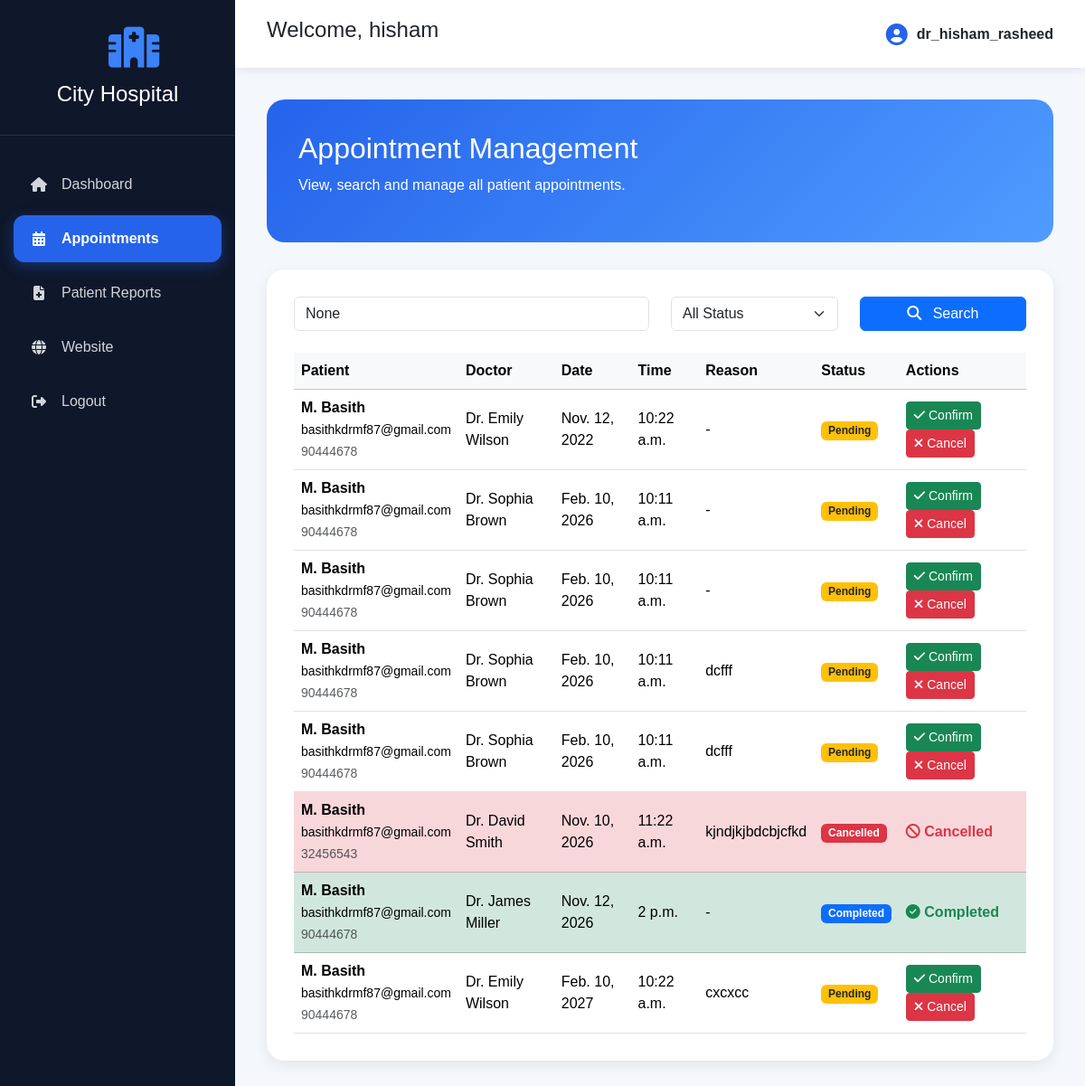
The page /appointments/ (signed in) on the database its author committed.
### student/models.py (models this page shows, shortened)
class CustomUser(AbstractUser):
    ROLE_CHOICES = (
        ('doctor', 'Doctor'),
        ('patient', 'Patient'),
    )
    role = models.CharField(
        max_length=20,
        choices=ROLE_CHOICES
    )

class Booking(models.Model):
    STATUS_CHOICES = (
        ("Pending", "Pending"),
        ("Confirmed", "Confirmed"),
        ("Completed", "Completed"),
        ("Cancelled", "Cancelled"),
    )
    patient_name = models.CharField(max_length=100)
    patient_email = models.EmailField()
    patient_phone = models.CharField(max_length=20)
    doctor = models.ForeignKey(
        Doctors,
        on_delete=models.CASCADE
    )
    appointment_date = models.DateField()
    appointment_time = models.TimeField()
    reason = models.TextField(
        blank=True
    )
    status = models.CharField(
        max_length=20,
        choices=STATUS_CHOICES,
        default="Pending"
    )
    created_at = models.DateTimeField(
        auto_now_add=True
    )

class Doctors(models.Model):
    doc_name = models.CharField(max_length=100)
    doc_spec = models.CharField(max_length=100)
    dep_name = models.ForeignKey(
        Department,
        on_delete=models.CASCADE
    )
    doc_image = models.CharField(
    max_length=100
    )
    experience = models.PositiveIntegerField(default=1)
    qualification = models.CharField(
        max_length=150
    )
    available = models.BooleanField(
        default=True
    )

### student/views.py (the view)
@login_required(login_url="login")
def manage_appointments(request):
    if request.user.role != "doctor":
        return redirect("patient_dashboard")
    appointments = Booking.objects.all().order_by(
        "appointment_date",
        "appointment_time"
    )
    search = request.GET.get("search")
    status = request.GET.get("status")
    if search:
        appointments = appointments.filter(
            Q(patient_name__icontains=search) |
            Q(patient_email__icontains=search) |
            Q(patient_phone__icontains=search)
        )
    if status and status != "All":
        appointments = appointments.filter(
            status=status
        )
    return render(
        request,
        "manage_appointments.html",
        {
            "appointments": appointments,
            "search": search,
            "status": status,
            "active_page": "appointments",
        }
    )

### templates/manage_appointments.html (shortened to what this page needs)
{% extends "dashboard_base.html" %}
{% block content %}
<div class="welcome-card">
    <h2>
        Appointment Management
    </h2>
    <p>
        View, search and manage all patient appointments.
    </p>
</div>
<div class="dashboard-card">
    <form method="GET">
        <div class="row mb-4">
            <div class="col-md-6">
                <input
                    type="text"
                    name="search"
                    value="{{ search }}"
                    class="form-control"
                    placeholder="Search by patient name, email or phone">
            </div>
            <div class="col-md-3">
                <select
                    name="status"
                    class="form-select">
                    <option value="All"
                    {% if not status or status == "All" %}selected{% endif %}>
                        All Status
                    </option>
                </select>
            </div>
            <div class="col-md-3 d-grid">
                <button class="btn btn-primary">
                    <i class="fa-solid fa-magnifying-glass me-2"></i>
                    Search
                </button>
            </div>
        </div>
    </form>
    <div class="table-responsive">
        <table class="table table-hover align-middle">
            <thead class="table-light">
                <tr>
                    <th>Patient</th>
                    <th>Doctor</th>
                    <th>Date</th>
                    <th>Time</th>
                    <th>Reason</th>
                    <th>Status</th>
                    <th>Actions</th>
                </tr>
            </thead>
            <tbody>
            {% for appointment in appointments %}
            <tr
            {% if appointment.status == "Completed" %}
                class="table-success"
            {% elif appointment.status == "Cancelled" %}
                class="table-danger"
            {% elif appointment.status == "Confirmed" %}
                class="table-info"
            {% endif %}
            >
                <td>
                    <strong>
                        {{ appointment.patient_name }}
                    </strong>
                    <br>
                    <small>
                        {{ appointment.patient_email }}
                    </small>
                    <br>
                    <small class="text-muted">
                        {{ appointment.patient_phone }}
                    </small>
                </td>
                <td>
                    {{ appointment.doctor.doc_name }}
                </td>
                <td>
                    {{ appointment.appointment_date }}
                </td>
                <td>
                    {{ appointment.appointment_time }}
                </td>
                <td>
                    {{ appointment.reason|default:"-" }}
                </td>
                <td>
                    {% if appointment.status == "Pending" %}
                        <span class="badge bg-warning text-dark">
                            Pending
                        </span>
                    {% elif appointment.status == "Confirmed" %}
                        <span class="badge bg-success">
                            Confirmed
                        </span>
                    {% elif appointment.status == "Completed" %}
                        <span class="badge bg-primary">
                            Completed
                        </span>
                    {% else %}
                        <span class="badge bg-danger">
                            Cancelled
                        </span>
                    {% endif %}
                </td>
                <td>
                    {% if appointment.status == "Pending" %}
                        <a href="{% url 'update_appointment_status' appointment.id 'Confirmed' %}"
                           class="btn btn-success btn-sm">
                            <i class="fa-solid fa-check"></i>
                            Confirm
                        </a>
                        <a href="{% url 'update_appointment_status' appointment.id 'Cancelled' %}"
                           class="btn btn-danger btn-sm"
                           onclick="return confirm('Are you sure you want to cancel this appointment?')">
                            <i class="fa-solid fa-xmark"></i>
                            Cancel
                        </a>
                    {% elif appointment.status == "Completed" %}
                        <span class="text-success fw-bold">
                            <i class="fa-solid fa-circle-check"></i>
                            Completed
                        </span>
                    {% else %}
                        <span class="text-danger fw-bold">
                            <i class="fa-solid fa-ban"></i>
                            Cancelled
                        </span>
                    {% endif %}
                </td>
            </tr>
            {% endfor %}
            </tbody>
        </table>
    </div>
</div>
{% endblock %}

### templates/dashboard_base.html (shortened to what this page needs)
{% load static %}
<!DOCTYPE html>
<html lang="en">
<head>
<link href="https://cdn.jsdelivr.net/npm/bootstrap@5.3.3/dist/css/bootstrap.min.css" rel="stylesheet">
<link rel="stylesheet"
href="https://cdnjs.cloudflare.com/ajax/libs/font-awesome/6.6.0/css/all.min.css">
<link rel="stylesheet"
href="{% static 'css/dashboard.css' %}">
</head>
<body>
<div class="dashboard-layout">
    <aside class="sidebar">
        <div class="logo">
            <i class="fa-solid fa-hospital"></i>
            <h3>City Hospital</h3>
        </div>
        <ul>
            {% if user.role == "doctor" %}
            <li>
                <a href="{% url 'doctor_dashboard' %}"
                   class="{% if active_page == 'dashboard' %}active{% endif %}">
                    <i class="fa-solid fa-house"></i>
                    Dashboard
                </a>
            </li>
            <li>
                <a href="{% url 'manage_appointments' %}"
                   class="{% if active_page == 'appointments' %}active{% endif %}">
                    <i class="fa-solid fa-calendar-days"></i>
                    Appointments
                </a>
            </li>
            <li>
                <a href="{% url 'view_reports' %}"
                   class="{% if active_page == 'view_reports' %}active{% endif %}">
                    <i class="fa-solid fa-file-medical"></i>
                    Patient Reports
                </a>
            </li>
            {% endif %}
            <li>
                <a href="{% url 'home' %}">
                    <i class="fa-solid fa-globe"></i>
                    Website
                </a>
            </li>
            <li>
                <a href="{% url 'logout' %}">
                    <i class="fa-solid fa-right-from-bracket"></i>
                    Logout
                </a>
            </li>
        </ul>
    </aside>
    <div class="main-content">
        <nav class="topbar">
            <div>
                <h4>
                    Welcome,
                    {{ user.first_name|default:user.username }}
                </h4>
            </div>
            <div class="user-box">
                <i class="fa-solid fa-circle-user"></i>
                {{ user.username }}
            </div>
        </nav>
        <main class="content">
            {% block content %}
            {% endblock %}
        </main>
    </div>
</div>
</body>
</html>

### static/css/dashboard.css (style rules this page uses)
* { margin:0; padding:0; box-sizing:border-box; }
body { background:#f4f7fc; font-family:Arial, Helvetica, sans-serif; }
.dashboard-layout { display:flex; min-height:100vh; }
.sidebar { width:260px; background:#0f172a; color:#fff; position:fixed; left:0; top:0; bottom:0; overflow-y:auto; }
.logo { text-align:center; padding:30px 20px; border-bottom:1px solid rgba(255,255,255,.1); }
.logo i { font-size:45px; color:#3b82f6; margin-bottom:15px; }
.logo h3 { margin:0; font-size:24px; }
.sidebar ul { list-style:none; padding:20px 0; }
.sidebar li { margin:8px 15px; }
.sidebar a { display:flex; align-items:center; gap:15px; padding:14px 18px; text-decoration:none; color:#d1d5db; border-radius:12px; transition:.3s; }
.sidebar i { width:20px; text-align:center; }
.main-content { margin-left:260px; width:calc(100% - 260px); }
.topbar { background:#fff; height:75px; display:flex; justify-content:space-between; align-items:center; padding:0 35px; box-shadow:0 3px 10px rgba(0,0,0,.08); }
.user-box { display:flex; align-items:center; gap:10px; font-weight:600; }
.user-box i { font-size:24px; color:#2563eb; }
.content { padding:35px; }
.welcome-card { background:linear-gradient(135deg,#2563eb,#4f9cff); color:white; padding:35px; border-radius:20px; margin-bottom:30px; }
.welcome-card h2 { margin-bottom:10px; }
.dashboard-card { background:white; border-radius:20px; padding:30px; margin-bottom:25px; box-shadow:0 5px 15px rgba(0,0,0,.08); }
.table { margin-bottom:0; }
.sidebar a.active { background:#2563eb; color:#fff; font-weight:600; box-shadow:0 5px 15px rgba(37,99,235,.35); }
.sidebar a.active i { color:#fff; }

### rows shown on the page
CustomUser: first_name "hisham", username "dr_hisham_rasheed"
Booking: patient_name "M. Basith", patient_email "basithkdrmf87@gmail.com", patient_phone "90444678", doctor.doc_name "Dr. Emily Wilson", appointment_date "Nov. 12, 2022", appointment_time "10:22 a.m.", reason "-", status "Pending"
Booking: patient_name "M. Basith", patient_email "basithkdrmf87@gmail.com", patient_phone "90444678", doctor.doc_name "Dr. Sophia Brown", appointment_date "Feb. 10, 2026", appointment_time "10:11 a.m.", reason "-", status "Pending"
Booking: patient_name "M. Basith", patient_email "basithkdrmf87@gmail.com", patient_phone "90444678", doctor.doc_name "Dr. Sophia Brown", appointment_date "Feb. 10, 2026", appointment_time "10:11 a.m.", reason "-", status "Pending"
Booking: patient_name "M. Basith", patient_email "basithkdrmf87@gmail.com", patient_phone "90444678", doctor.doc_name "Dr. Sophia Brown", appointment_date "Feb. 10, 2026", appointment_time "10:11 a.m.", reason "dcfff", status "Pending"
Booking: patient_name "M. Basith", patient_email "basithkdrmf87@gmail.com", patient_phone "90444678", doctor.doc_name "Dr. Sophia Brown", appointment_date "Feb. 10, 2026", appointment_time "10:11 a.m.", reason "dcfff", status "Pending"
Booking: patient_name "M. Basith", patient_email "basithkdrmf87@gmail.com", patient_phone "32456543", doctor.doc_name "Dr. David Smith", appointment_date "Nov. 10, 2026", appointment_time "11:22 a.m.", reason "kjndjkjbdcbjcfkd", status "Cancelled"
Booking: patient_name "M. Basith", patient_email "basithkdrmf87@gmail.com", patient_phone "90444678", doctor.doc_name "Dr. James Miller", appointment_date "Nov. 12, 2026", appointment_time "2 p.m.", reason "-", status "Completed"
Booking: patient_name "M. Basith", patient_email "basithkdrmf87@gmail.com", patient_phone "90444678", doctor.doc_name "Dr. Emily Wilson", appointment_date "Feb. 10, 2027", appointment_time "10:22 a.m.", reason "cxcxcc", status "Pending"
